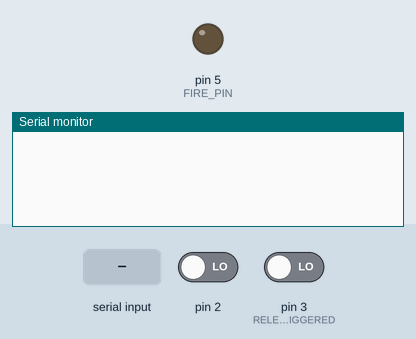
A sketch run on a simulated Arduino Uno, built with avr-gcc and run on an emulated ATmega328P. Shown: output pins drawn as LEDs (lit = HIGH), the last lines printed to the serial monitor. Inputs (shaded band) come from the test bench; at power-on: pin 2 LOW, pin 3 (RELEASE_TRIGGERED) LOW.

Above: at 0.9 s.
1.0 s: "|\n" received over Serial
At 2.0 s:
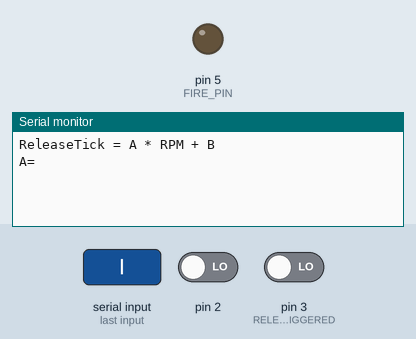
2.5 s: "90|45\n" received over Serial
At 3.6 s:
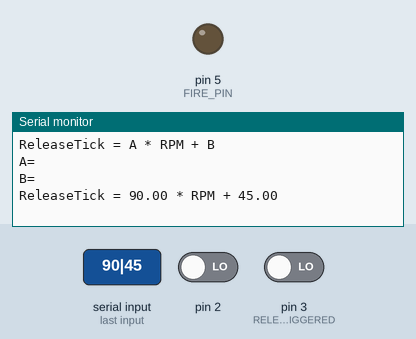
4.0 s: byte 124 ('|') received over Serial
At 5.4 s:
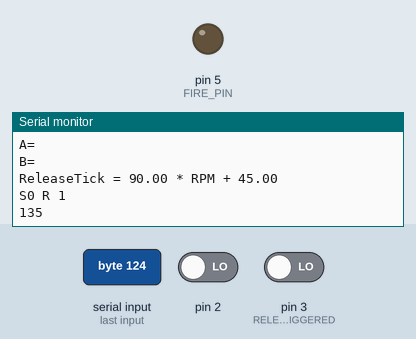

The sketch:

arm.ino
```cpp
#include <util/atomic.h>
#define SerComm Serial
#define TX_INT 100
#define A_INT 0
#define Z_INT 1
#define FIRE_PIN 5
#define _GET_CONTROL_BIT(b) (control_bits & (1 << (b)))
#define _CLEAR_CONTROL_BIT(b) (control_bits &= ~(1<<(b)));
#define _SET_CONTROL_BIT(b) (control_bits |= (1<<(b)));
#define FIRE_COMMAND_ISSUED 0
#define ISR_SET_AND_CALCULATED 1
#define RELEASE_ENABLE 2
#define RELEASE_TRIGGERED 3
//In case a tick is missed, still launch accurately
#define ENCODER_TICKS 499
/*
INITIAL LAUNCH PARAMETERS: A=-1, B=63
Control Bits:
    0: Fire command issued
    1: ISR_A registration and calculations confirmed
    2: Release enable
    3: Release mechanism triggered

 */
volatile uint8_t control_bits=0;
volatile uint16_t ticks,releasetick;
volatile unsigned long period=0,txtime=0;
volatile unsigned int mpr=60000; //millis per revolution, uint is 16 bits
volatile float A, B;
int calcTick(int r){
	//Calculate and return tick at which release is to occur at
        //Perform operations modulo the number of ticks so that the relaeas tick will always be in the range 0 - ENCODER_TICKS
        int tick = (int)(A*r + B) % ENCODER_TICKS;
        return tick >= 0 ? tick : tick + ENCODER_TICKS;
}
void fire(){
	digitalWrite(FIRE_PIN,HIGH);
}
void ISR_Z(){
	mpr = millis() - period;
	period = millis();
	if(_GET_CONTROL_BIT(ISR_SET_AND_CALCULATED)){
		//Launch parameters are ready! Enable Release!
		ticks=0;
		_SET_CONTROL_BIT(RELEASE_ENABLE)
	}
}
void ISR_A(){
	ticks++;
	if((ticks >= releasetick) && _GET_CONTROL_BIT(RELEASE_ENABLE)){
		fire();
		_SET_CONTROL_BIT(RELEASE_TRIGGERED);
		detachInterrupt(A_INT);
		SerComm.begin(9600);
		_CLEAR_CONTROL_BIT(RELEASE_ENABLE);
		_CLEAR_CONTROL_BIT(ISR_SET_AND_CALCULATED);
	}
}
void setup(){
        int go = 0;
        char inc;
	SerComm.begin(9600);
	digitalWrite(FIRE_PIN,LOW);
	pinMode(FIRE_PIN,OUTPUT);
        //Wait for a return
        while(go==0){
          if(SerComm.available()){
            inc=SerComm.read();
            if(inc == '\n'){
               go=1;
            }
          }
        }
        //Print prompt
        SerComm.setTimeout(0xffffffff);
        SerComm.println("ReleaseTick = A * RPM + B");
        SerComm.print("A=");
        A=SerComm.parseFloat();
        SerComm.println();
        SerComm.print("B=");
        B=SerComm.parseFloat();
        SerComm.println();
        SerComm.print("ReleaseTick = ");
        SerComm.print(A);
        SerComm.print(" * RPM + ");
        SerComm.println(B);
        delay(2000);

        attachInterrupt(Z_INT,ISR_Z,RISING);

}
void loop(){
	unsigned int rpm;
	// 60000 = 1000 milliseconds * 60 seconds.
	// Read the volatile value atomically
  ATOMIC_BLOCK(ATOMIC_RESTORESTATE){
    rpm=mpr;
  }

  //Then divide
  rpm = 60000/rpm;

	if((millis()-txtime)>TX_INT){
		SerComm.print('S');
		SerComm.print(control_bits,BIN);
		SerComm.print(" R ");
		SerComm.println(rpm);
		SerComm.print("\r\n");
		txtime=millis();
	}
	if(SerComm.available()&&!_GET_CONTROL_BIT(FIRE_COMMAND_ISSUED)){
		if(SerComm.read()=='|'){
			_SET_CONTROL_BIT(FIRE_COMMAND_ISSUED);
		}
	}
	//We have a fire command! Attach the A_Interrupt!
	if(_GET_CONTROL_BIT(FIRE_COMMAND_ISSUED)&&(!_GET_CONTROL_BIT(ISR_SET_AND_CALCULATED))){
		//calculate RPM here
		releasetick=calcTick(rpm);
		SerComm.println(releasetick);
		SerComm.print("\r\n");
		SerComm.end();
		attachInterrupt(A_INT,ISR_A,RISING);
		_SET_CONTROL_BIT(ISR_SET_AND_CALCULATED);
	}
}
```

Measured:
- after the input at 1.0 s, the serial monitor: prints a new line at once (image 1)
- after the input at 2.5 s, the serial monitor: prints a new line at once (image 2)
- after the input at 4.0 s, the serial monitor: prints a new line after 0.52 s (image 3)
